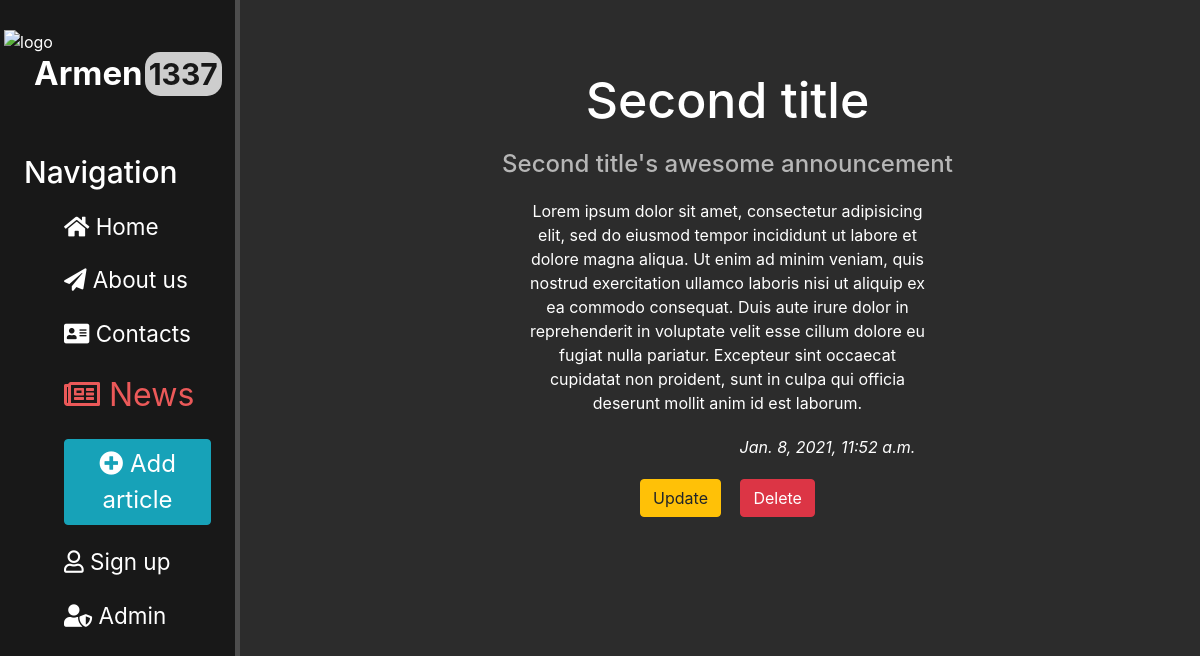
/news/3/, run on the app's committed database.
### news/models.py (models this page shows, shortened)
class Article(models.Model):
	article_title = models.CharField("Title", max_length = 150)
	announcement = models.CharField("Announcement", max_length = 250)
	article_content = models.TextField('Article content')
	pub_date = models.DateTimeField('Publication date', default = datetime.now().strftime("%Y-%m-%d %X"))
	class Meta:
		verbose_name = "Article"
		verbose_name_plural = "Articles"

### news/views.py (the view)
# urls.py: path('<int:pk>/', views.NewsDetailView.as_view(), name="news-detail"),
class NewsDetailView(DetailView):
	model = Article
	template_name = "news/detail.html"
	context_object_name = "article"   # key name

### news/templates/news/detail.html (shortened to what this page needs)
{% extends 'my_layout.html' %}
{% load static %}
{% block news %} <font size="6.25px" color="#eb5959"><i class="far fa-newspaper"></i> News</font> {% endblock %}
{% block content %}
<div class="features">
	<h1 style="margin-top: -30px;">{{article.article_title}}</h1>
	<h4 style="color: #b6b6b6; margin-top: 20px;">{{article.announcement}}</h4>
	<p>{{article.article_content}}</p>
	<p><i style="margin-left: 50%;"> {{ article.pub_date }} </i></p>
	<p> <a href="{% url 'news-update' article.id %}" class="btn btn-warning"> Update </a>
	<a href="{% url 'news-delete' article.id %}" class="btn btn-danger" style="margin-left: 15px;"> Delete </a> </p>
</div>
{% endblock %}

### main/static/main/css/itproger_styles.css (style rules this page uses)
body { background: #2c2c2c; }
main .features { margin-left: 10%; float: left; color: #fff; margin-top: 100px; text-align: center; width: 75%; }
main .features h1 { font-size: 50px; }
main .features p { max-width: 400px; margin: 20px auto; }

### data on the page
Article: article_title "Second title", announcement "Second title's awesome announcement", article_content "Lorem ipsum dolor sit amet, consectetur adipisicing elit, sed do eiusmod tempor incididunt ut labore et dolore magna aliqua. Ut enim ad minim veniam, quis nostrud exercitation ullamco laboris nisi ut aliquip ex ea commodo consequat. Duis aute irure dolor in reprehenderit in voluptate velit esse cillum dolore eu fugiat nulla pariatur. Excepteur sint occaecat cupidatat non proident, sunt in culpa qui officia deserunt mollit anim id est laborum.", pub_date "Jan. 8, 2021, 11:52 a.m."
